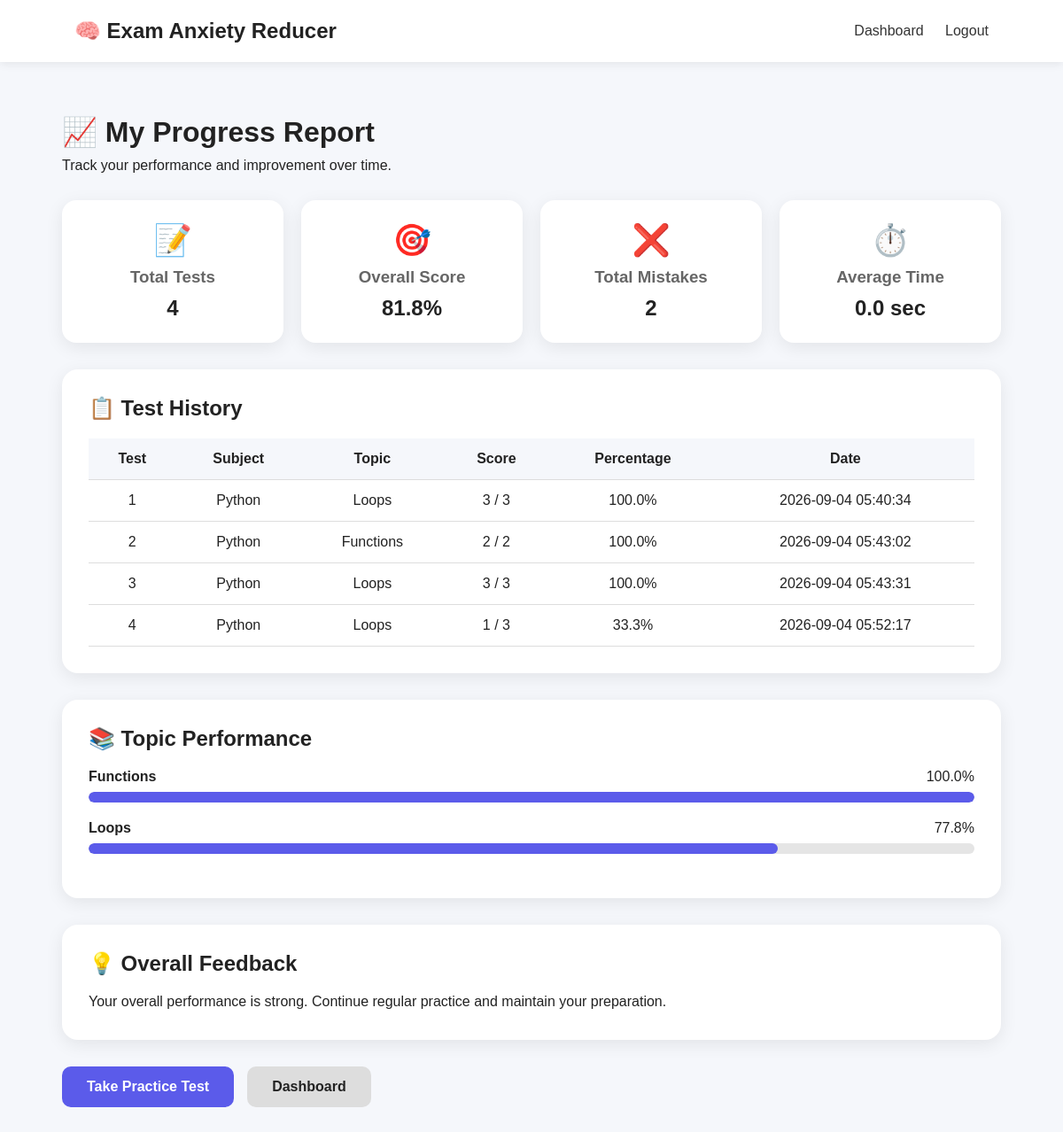
Screenshot of /progress (signed in) with the database file from the repository.
### tables this page shows
CREATE TABLE tests (
            test_id INTEGER PRIMARY KEY AUTOINCREMENT,
            student_id INTEGER,
            subject TEXT,
            topic TEXT,
            score INTEGER,
            total_questions INTEGER,
            date TEXT
        );

### app.py (the view)
@app.route("/progress")
def progress():
    if "student_id" not in session:
        return redirect("/login")
    conn = sqlite3.connect("database.db")
    cursor = conn.cursor()
    cursor.execute("""
        SELECT
            test_id,
            subject,
            topic,
            score,
            total_questions,
            date
        FROM tests
        WHERE student_id = ?
        ORDER BY test_id ASC
    """, (session["student_id"],))
    tests = cursor.fetchall()
    total_tests = len(tests)
    total_score = 0
    total_questions = 0
    for test in tests:
        total_score += test[3]
        total_questions += test[4]
    if total_questions > 0:
        overall_percentage = (
            total_score / total_questions
        ) * 100
    else:
        overall_percentage = 0
    cursor.execute("""
        SELECT
            q.topic,
            COUNT(a.answer_id),
            SUM(a.is_correct)
        FROM answers a
        JOIN questions q
        ON a.question_id = q.question_id
        JOIN tests t
        ON a.test_id = t.test_id
        WHERE t.student_id = ?
        GROUP BY q.topic
    """, (session["student_id"],))
    topic_data = cursor.fetchall()
    topic_performance = []
    for topic in topic_data:
        topic_name = topic[0]
        total = topic[1]
        correct = topic[2] or 0
        percentage = (
            correct / total * 100
            if total > 0 else 0
        )
        topic_performance.append({
            "topic": topic_name,
            "total": total,
            "correct": correct,
            "percentage": round(percentage, 1)
        })
    cursor.execute("""
        SELECT AVG(a.time_taken)
        FROM answers a
        JOIN tests t
        ON a.test_id = t.test_id
        WHERE t.student_id = ?
    """, (session["student_id"],))
    average_time = cursor.fetchone()[0]
    if average_time is None:
        average_time = 0
    cursor.execute("""
        SELECT COUNT(*)
        FROM answers a
        JOIN tests t
        ON a.test_id = t.test_id
        WHERE t.student_id = ?
        AND a.is_correct = 0
    """, (session["student_id"],))
    total_mistakes = cursor.fetchone()[0]
    conn.close()
    if overall_percentage >= 80:
        feedback = (
            "Your overall performance is strong. "
            "Continue regular practice and maintain "
            "your preparation."
        )
    elif overall_percentage >= 60:
        feedback = (
            "Your performance is improving. "
            "Focus on weak topics and practice regularly."
        )
    elif total_tests == 0:
        feedback = (
            "Take your first practice test to "
            "start tracking your progress."
        )
    else:
        feedback = (
            "More practice is recommended. "
            "Review your mistakes and strengthen "
            "your basic concepts."
        )
    return render_template(
        "progress.html",
        tests=tests,
        total_tests=total_tests,
        overall_percentage=round(overall_percentage, 1),
        average_time=round(average_time, 1),
        total_mistakes=total_mistakes,
        topic_performance=topic_performance,
        feedback=feedback
    )

### templates/progress.html (shortened to what this page needs)
<!DOCTYPE html>
<html>
<head>
    <link rel="stylesheet"
          href="{{ url_for('static', filename='css/style.css') }}">
</head>
<body>
<nav>
    <h2>🧠 Exam Anxiety Reducer</h2>
    <div>
        <a href="/dashboard">Dashboard</a>
        <a href="/logout">Logout</a>
    </div>
</nav>
<div class="progress-container">
    <h1>📈 My Progress Report</h1>
    <p>
        Track your performance and improvement over time.
    </p>
    <div class="progress-grid">
        <div class="progress-card">
            <div class="progress-icon">📝</div>
            <h3>Total Tests</h3>
            <h2>{{ total_tests }}</h2>
        </div>
        <div class="progress-card">
            <div class="progress-icon">🎯</div>
            <h3>Overall Score</h3>
            <h2>{{ overall_percentage }}%</h2>
        </div>
        <div class="progress-card">
            <div class="progress-icon">❌</div>
            <h3>Total Mistakes</h3>
            <h2>{{ total_mistakes }}</h2>
        </div>
        <div class="progress-card">
            <div class="progress-icon">⏱️</div>
            <h3>Average Time</h3>
            <h2>{{ average_time }} sec</h2>
        </div>
    </div>
    <div class="progress-section">
        <h2>📋 Test History</h2>
        {% if tests %}
        <table>
            <tr>
                <th>Test</th>
                <th>Subject</th>
                <th>Topic</th>
                <th>Score</th>
                <th>Percentage</th>
                <th>Date</th>
            </tr>
            {% for test in tests %}
            <tr>
                <td>
                    {{ loop.index }}
                </td>
                <td>
                    {{ test[1] }}
                </td>
                <td>
                    {{ test[2] }}
                </td>
                <td>
                    {{ test[3] }} / {{ test[4] }}
                </td>
                <td>
                    {{ ((test[3] / test[4]) * 100)|round(1) }}%
                </td>
                <td>
                    {{ test[5] }}
                </td>
            </tr>
            {% endfor %}
        </table>
        {% else %}
        <p class="empty-message">
            No tests completed yet.
        </p>
        {% endif %}
    </div>
    <div class="progress-section">
        <h2>📚 Topic Performance</h2>
        {% if topic_performance %}
        {% for topic in topic_performance %}
        <div class="topic-progress">
            <div class="topic-header">
                <strong>
                    {{ topic.topic }}
                </strong>
                <span>
                    {{ topic.percentage }}%
                </span>
            </div>
            <div class="progress-bar">
                <div class="progress-fill"
                     style="width: {{ topic.percentage }}%">
                </div>
            </div>
        </div>
        {% endfor %}
        {% else %}
        <p>
            Complete a test to see topic performance.
        </p>
        {% endif %}
    </div>
    <div class="feedback-section">
        <h2>💡 Overall Feedback</h2>
        <p>
            {{ feedback }}
        </p>
    </div>
    <div class="analysis-buttons">
        <a href="/practice-test"
           class="main-button">
            Take Practice Test
        </a>
        <a href="/dashboard"
           class="secondary-button">
            Dashboard
        </a>
    </div>
</div>
</body>
</html>

### static/style.css (style rules this page uses)
* { margin: 0; padding: 0; box-sizing: border-box; }
body { font-family: Arial, sans-serif; background: #f5f7fb; color: #222; }
nav { height: 70px; padding: 0 7%; display: flex; justify-content: space-between; align-items: center; background: white; box-shadow: 0 2px 10px rgba(0,0,0,0.08); }
nav a { text-decoration: none; margin-left: 20px; color: #333; }
.main-button { display: inline-block; padding: 14px 28px; background: #5b5bea; color: white; text-decoration: none; border-radius: 10px; font-weight: bold; }
.analysis-buttons { margin-top: 30px; display: flex; gap: 15px; align-items: center; }
.secondary-button { display: inline-block; padding: 14px 28px; border-radius: 10px; background: #ddd; color: #222; text-decoration: none; font-weight: bold; }
.progress-container { max-width: 1100px; margin: 40px auto; padding: 20px; }
.progress-container > h1 { margin-bottom: 10px; }
.progress-grid { display: grid; grid-template-columns: repeat(4, 1fr); gap: 20px; margin-top: 30px; }
.progress-card { background: white; padding: 25px; text-align: center; border-radius: 16px; box-shadow: 0 5px 20px rgba(0,0,0,0.08); }
.progress-icon { font-size: 35px; margin-bottom: 10px; }
.progress-card h3 { color: #666; margin-bottom: 10px; }
.progress-section { background: white; margin-top: 30px; padding: 30px; border-radius: 18px; box-shadow: 0 5px 20px rgba(0,0,0,0.08); }
.progress-section h2 { margin-bottom: 20px; }
.progress-section table { width: 100%; border-collapse: collapse; }
.progress-section th, .progress-section td { padding: 14px; border-bottom: 1px solid #ddd; text-align: center; }
.progress-section th { background: #f5f7fb; }
.topic-progress { margin: 20px 0; }
.topic-header { display: flex; justify-content: space-between; margin-bottom: 8px; }
.progress-bar { width: 100%; height: 12px; background: #e5e5e5; border-radius: 10px; overflow: hidden; }
.progress-fill { height: 100%; background: #5b5bea; border-radius: 10px; }
.feedback-section { margin-top: 30px; padding: 30px; background: white; border-radius: 18px; box-shadow: 0 5px 20px rgba(0,0,0,0.08); }
.feedback-section p { margin-top: 15px; line-height: 1.7; }

### rows the page displays
tests: subject "Python", topic "Loops", score "3", total_questions "3", ((test[3]/test[4])*100)|round(1) "100.0", date "2026-09-04 05:40:34"
tests: subject "Python", topic "Functions", score "2", total_questions "2", ((test[3]/test[4])*100)|round(1) "100.0", date "2026-09-04 05:43:02"
tests: subject "Python", topic "Loops", score "3", total_questions "3", ((test[3]/test[4])*100)|round(1) "100.0", date "2026-09-04 05:43:31"
tests: subject "Python", topic "Loops", score "1", total_questions "3", ((test[3]/test[4])*100)|round(1) "33.3", date "2026-09-04 05:52:17"

### other values shown
{{ total_tests }} "4"
{{ overall_percentage }} "81.8"
{{ total_mistakes }} "2"
{{ average_time }} "0.0"
{{ topic.topic }} "Functions" "Loops"
{{ topic.percentage }} "100.0" "77.8"
{{ feedback }} "Your overall performance is strong. Continue regular practice and maintain your preparation."
